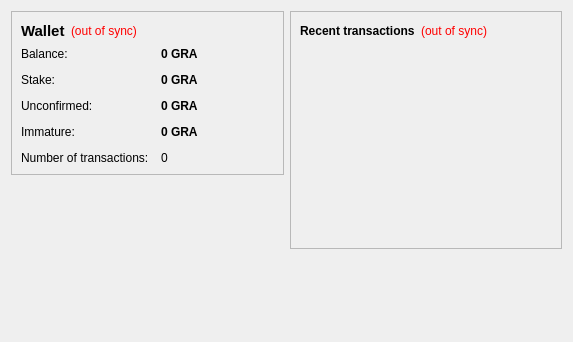
<?xml version="1.0" encoding="UTF-8"?>
<ui version="4.0">
 <class>OverviewPage</class>
 <widget class="QWidget" name="OverviewPage">
  <property name="geometry">
   <rect>
    <x>0</x>
    <y>0</y>
    <width>573</width>
    <height>342</height>
   </rect>
  </property>
  <property name="windowTitle">
   <string>Form</string>
  </property>
  <layout class="QHBoxLayout" name="horizontalLayout" stretch="1,1">
   <item>
    <layout class="QVBoxLayout" name="verticalLayout_2">
     <item>
      <widget class="QFrame" name="frame">
       <property name="frameShape">
        <enum>QFrame::StyledPanel</enum>
       </property>
       <property name="frameShadow">
        <enum>QFrame::Raised</enum>
       </property>
       <layout class="QVBoxLayout" name="verticalLayout_4">
        <item>
         <layout class="QHBoxLayout" name="horizontalLayout_4">
          <item>
           <widget class="QLabel" name="label_5">
            <property name="font">
             <font>
              <pointsize>11</pointsize>
              <weight>75</weight>
              <bold>true</bold>
             </font>
            </property>
            <property name="text">
             <string>Wallet</string>
            </property>
           </widget>
          </item>
          <item>
           <widget class="QLabel" name="labelWalletStatus">
            <property name="toolTip">
             <string>The displayed information may be out of date. Your wallet automatically synchronizes with the Grain network after a connection is established, but this process has not completed yet.</string>
            </property>
            <property name="styleSheet">
             <string notr="true">QLabel { color: red; }</string>
            </property>
            <property name="text">
             <string notr="true">(out of sync)</string>
            </property>
            <property name="alignment">
             <set>Qt::AlignLeading|Qt::AlignLeft|Qt::AlignVCenter</set>
            </property>
           </widget>
          </item>
          <item>
           <spacer name="horizontalSpacer_2">
            <property name="orientation">
             <enum>Qt::Horizontal</enum>
            </property>
            <property name="sizeHint" stdset="0">
             <size>
              <width>40</width>
              <height>20</height>
             </size>
            </property>
           </spacer>
          </item>
         </layout>
        </item>
        <item>
         <layout class="QFormLayout" name="formLayout_2">
          <property name="fieldGrowthPolicy">
           <enum>QFormLayout::AllNonFixedFieldsGrow</enum>
          </property>
          <property name="horizontalSpacing">
           <number>12</number>
          </property>
          <property name="verticalSpacing">
           <number>12</number>
          </property>
          <item row="0" column="0">
           <widget class="QLabel" name="label">
            <property name="text">
             <string>Balance:</string>
            </property>
           </widget>
          </item>
          <item row="0" column="1">
           <widget class="QLabel" name="labelBalance">
            <property name="font">
             <font>
              <weight>75</weight>
              <bold>true</bold>
             </font>
            </property>
            <property name="cursor">
             <cursorShape>IBeamCursor</cursorShape>
            </property>
            <property name="toolTip">
             <string>Your current balance</string>
            </property>
            <property name="text">
             <string notr="true">0 GRA</string>
            </property>
            <property name="textInteractionFlags">
             <set>Qt::LinksAccessibleByMouse|Qt::TextSelectableByKeyboard|Qt::TextSelectableByMouse</set>
            </property>
           </widget>
          </item>
          <item row="1" column="0">
           <widget class="QLabel" name="label_6">
            <property name="text">
             <string>Stake:</string>
            </property>
           </widget>
          </item>
          <item row="1" column="1">
           <widget class="QLabel" name="labelStake">
            <property name="font">
             <font>
              <weight>75</weight>
              <bold>true</bold>
             </font>
            </property>
            <property name="cursor">
             <cursorShape>IBeamCursor</cursorShape>
            </property>
            <property name="toolTip">
             <string>Total of coins that was staked, and do not yet count toward the current balance</string>
            </property>
            <property name="text">
             <string notr="true">0 GRA</string>
            </property>
            <property name="textInteractionFlags">
             <set>Qt::LinksAccessibleByMouse|Qt::TextSelectableByKeyboard|Qt::TextSelectableByMouse</set>
            </property>
           </widget>
          </item>
          <item row="2" column="0">
           <widget class="QLabel" name="label_3">
            <property name="text">
             <string>Unconfirmed:</string>
            </property>
           </widget>
          </item>
          <item row="2" column="1">
           <widget class="QLabel" name="labelUnconfirmed">
            <property name="font">
             <font>
              <weight>75</weight>
              <bold>true</bold>
             </font>
            </property>
            <property name="cursor">
             <cursorShape>IBeamCursor</cursorShape>
            </property>
            <property name="toolTip">
             <string>Total of transactions that have yet to be confirmed, and do not yet count toward the current balance</string>
            </property>
            <property name="text">
             <string notr="true">0 GRA</string>
            </property>
            <property name="textInteractionFlags">
             <set>Qt::LinksAccessibleByMouse|Qt::TextSelectableByKeyboard|Qt::TextSelectableByMouse</set>
            </property>
           </widget>
          </item>
          <item row="3" column="0">
           <widget class="QLabel" name="labelImmatureText">
            <property name="text">
             <string>Immature:</string>
            </property>
           </widget>
          </item>
          <item row="3" column="1">
           <widget class="QLabel" name="labelImmature">
            <property name="font">
             <font>
              <weight>75</weight>
              <bold>true</bold>
             </font>
            </property>
            <property name="toolTip">
             <string>Mined balance that has not yet matured</string>
            </property>
            <property name="text">
             <string notr="true">0 GRA</string>
            </property>
            <property name="textInteractionFlags">
             <set>Qt::LinksAccessibleByMouse|Qt::TextSelectableByKeyboard|Qt::TextSelectableByMouse</set>
            </property>
           </widget>
          </item>
          <item row="4" column="0">
           <widget class="QLabel" name="label_2">
            <property name="text">
             <string>Number of transactions:</string>
            </property>
           </widget>
          </item>
          <item row="4" column="1">
           <widget class="QLabel" name="labelNumTransactions">
            <property name="toolTip">
             <string>Total number of transactions in wallet</string>
            </property>
            <property name="text">
             <string notr="true">0</string>
            </property>
           </widget>
          </item>
         </layout>
        </item>
       </layout>
      </widget>
     </item>
     <item>
      <spacer name="verticalSpacer">
       <property name="orientation">
        <enum>Qt::Vertical</enum>
       </property>
       <property name="sizeHint" stdset="0">
        <size>
         <width>20</width>
         <height>40</height>
        </size>
       </property>
      </spacer>
     </item>
     <item>
      <widget class="QLabel" name="label_6">
       <property name="text">
        <string/>
       </property>
       <property name="pixmap">
        <pixmap resource="../bitcoin.qrc">:/images/backg</pixmap>
       </property>
       <property name="scaledContents">
        <bool>false</bool>
       </property>
       <property name="alignment">
        <set>Qt::AlignCenter</set>
       </property>
       <property name="margin">
        <number>-2</number>
       </property>
      </widget>
     </item>
    </layout>
   </item>
   <item>
    <layout class="QVBoxLayout" name="verticalLayout_3">
     <item>
      <widget class="QFrame" name="frame_2">
       <property name="frameShape">
        <enum>QFrame::StyledPanel</enum>
       </property>
       <property name="frameShadow">
        <enum>QFrame::Raised</enum>
       </property>
       <layout class="QVBoxLayout" name="verticalLayout">
        <item>
         <layout class="QHBoxLayout" name="horizontalLayout_2">
          <item>
           <widget class="QLabel" name="label_4">
            <property name="text">
             <string>&lt;b&gt;Recent transactions&lt;/b&gt;</string>
            </property>
           </widget>
          </item>
          <item>
           <widget class="QLabel" name="labelTransactionsStatus">
            <property name="toolTip">
             <string>The displayed information may be out of date. Your wallet automatically synchronizes with the Grain network after a connection is established, but this process has not completed yet.</string>
            </property>
            <property name="styleSheet">
             <string notr="true">QLabel { color: red; }</string>
            </property>
            <property name="text">
             <string notr="true">(out of sync)</string>
            </property>
            <property name="alignment">
             <set>Qt::AlignRight|Qt::AlignTrailing|Qt::AlignVCenter</set>
            </property>
           </widget>
          </item>
          <item>
           <spacer name="horizontalSpacer">
            <property name="orientation">
             <enum>Qt::Horizontal</enum>
            </property>
            <property name="sizeHint" stdset="0">
             <size>
              <width>40</width>
              <height>20</height>
             </size>
            </property>
           </spacer>
          </item>
         </layout>
        </item>
        <item>
         <widget class="QListView" name="listTransactions">
          <property name="styleSheet">
           <string notr="true">QListView { background: transparent; }</string>
          </property>
          <property name="frameShape">
           <enum>QFrame::NoFrame</enum>
          </property>
          <property name="verticalScrollBarPolicy">
           <enum>Qt::ScrollBarAlwaysOff</enum>
          </property>
          <property name="horizontalScrollBarPolicy">
           <enum>Qt::ScrollBarAlwaysOff</enum>
          </property>
          <property name="selectionMode">
           <enum>QAbstractItemView::NoSelection</enum>
          </property>
         </widget>
        </item>
       </layout>
      </widget>
     </item>
     <item>
      <spacer name="verticalSpacer_2">
       <property name="orientation">
        <enum>Qt::Vertical</enum>
       </property>
       <property name="sizeHint" stdset="0">
        <size>
         <width>20</width>
         <height>40</height>
        </size>
       </property>
      </spacer>
     </item>
    </layout>
   </item>
  </layout>
 </widget>
 <resources/>
 <connections/>
</ui>
